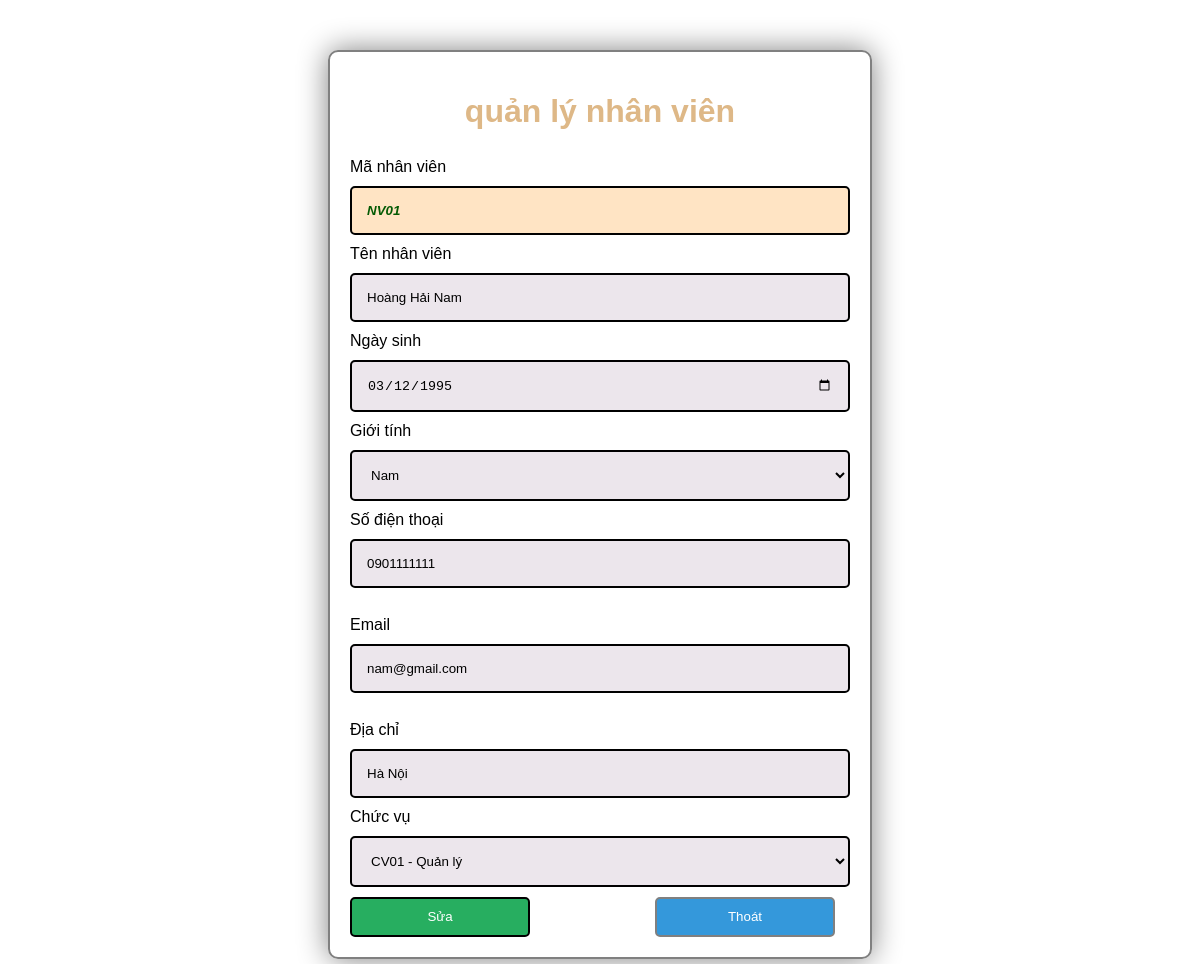
Screenshot of /views/nhanvien/suanhanvien.php?manhanvien=NV01 with the database file from the repository.
### tables this page shows
CREATE TABLE nhanvien (
    manhanvien VARCHAR(50) PRIMARY KEY,
    tennhanvien VARCHAR(50),
    ngaysinh DATE,
    gioitinh VARCHAR(10),
    sodienthoai VARCHAR(50),
    email VARCHAR(50),
    diachi VARCHAR(255),
    machucvu VARCHAR(50)  ,

   FOREIGN KEY (machucvu) REFERENCES
   chucvu(machucvu)
);

### views/nhanvien/suanhanvien.php (the view, shortened to what this page needs)
<?php
include_once("../connectdb.php");
$textMaNhanVien = $_GET['manhanvien'];
$sqlSeclectNhanVien = "SELECT * FROM nhanvien WHERE manhanvien='$textMaNhanVien'";
$resultSelectNhanVien = mysqli_query($con, $sqlSeclectNhanVien);
$rowNhanVien = mysqli_fetch_assoc($resultSelectNhanVien);
$resultSelectChucVu = mysqli_execute_query($con, "select * from chucvu");
?>
<!DOCTYPE html>
<html lang="en">
<head>
    <link rel="stylesheet" href="../../css/dinhdang1.css">
</head>
<body>
    <form action="" method="POST" style="width: 500px; height: auto; margin: 50px auto;" class="formnhap">
        <h1>quản lý nhân viên</h1>
        <br>
        <label for="txtMaNhanVien">Mã nhân viên</label>
        <input type="text" name="txtMaNhanVien" class="highlight"  value="<?php echo $rowNhanVien['manhanvien'] ?>"  readonly>
        <br>
        <label for="txtTenNhanVien">Tên nhân viên</label>
        <input type="text" name="txtTenNhanVien" placeholder="Nhập tên nhân viên"
            value="<?php echo $rowNhanVien['tennhanvien'] ?>" required>
        <br>
        <label for="txtNgaySinh">Ngày sinh</label>
        <input type="date" name="txtNgaySinh" value="<?php echo $rowNhanVien['ngaysinh'] ?>" required>
        <br>
        <label for="selectGioiTinh">Giới tính</label>
        <select name="selectGioiTinh" id="">
            <option value="Nam" <?php if ($rowNhanVien['gioitinh'] == "Nam")
                echo "selected" ?>>Nam</option>
            </select>
            <br>
            <label for="txtSoDienThoai">Số điện thoại</label>
            <input type="number" name="txtSoDienThoai" placeholder="Nhập số điện thoại"
                value="<?php echo $rowNhanVien['sodienthoai'] ?>" required>
        <br>
        <br>
        <label for="txtEmail">Email</label>
        <input type="text" name="txtEmail" placeholder="Nhập email" value="<?php echo $rowNhanVien['email'] ?>"
            required>
        <br>
        <br>
        <label for="txtDiaChi">Địa chỉ</label>
        <input type="text" name="txtDiaChi" placeholder="Nhập địa chỉ" value="<?php echo $rowNhanVien['diachi'] ?>"
            required>
        <br>
        <label for="selectChucVu">Chức vụ</label>
        <select name="selectChucVu">
            <?php
            if (mysqli_num_rows($resultSelectChucVu) > 0) {
                while ($rowChucVu = mysqli_fetch_assoc($resultSelectChucVu)) {
                    $selected = "";
                    if ($rowChucVu['machucvu'] == $rowNhanVien['machucvu']) {
                        $selected = "selected";
                    }
                    echo "<option value='{$rowChucVu['machucvu']}' $selected >{$rowChucVu['machucvu']} - {$rowChucVu['tenchucvu']}
                        </option>";
                }
            } else {
                echo "<option >không có chức vụ</option>";
            }
            ?>
        </select>
        <br>
        <div class="hang">
            <div class="cot">
                <button name="btnSua" style="width: 60%;" onclick="return confirm('bạn có chắc chắn muốn sửa')"
                    class="buttonThem">Sửa</button>
            </div>
            <div class="cot">
                <button type="submit" style="width: 60%;" name="btnThoat" onclick="return confirm('mọi thao tác sẽ không được lưu lại')"
                    class="buttonTimKiem">Thoát</button>
            </div>
        </div>
    </form>
</body>
</html>

### css/dinhdang1.css (style rules this page uses)
body { font-family: Arial, Helvetica, sans-serif; }
.formnhap { border: 2px solid gray; border-radius: 10px; margin: 50px; padding: 20px; box-shadow: 0px 0px 30px gray; }
form>h1 { text-align: center; color: burlywood; margin-bottom: 10px; }
input, select { width: 100%; padding: 15px; margin: 10px 0px 10px 0px; border: 2px solid black; box-sizing: border-box; border-radius: 5px; background-color: rgb(236, 230, 236); }
.hang { display: flex; gap: 5px; }
.cot { flex: 50%; min-width: 300px; }
.buttonThem { width: auto; height: 40px; padding: 10px; border: 2px solid black; background-color: #27ae60; border-radius: 5px; color: white; }
.buttonTimKiem { width: auto; height: 40px; padding: 10px; border: 2px solid gray; background-color: #3498db; color: white; border-radius: 5px; }
.highlight { color: rgb(4, 90, 4); font-weight: bold; font-style:italic ; background-color: bisque; }

### rows the page displays
nhanvien: txtMaNhanVien "NV01", txtTenNhanVien "Hoàng Hải Nam", txtNgaySinh "03/12/1995", selectGioiTinh "Nam", txtSoDienThoai "0901111111", txtEmail "nam@gmail.com", txtDiaChi "Hà Nội"

### other values shown
form field selectChucVu "CV01 - Quản lý"
